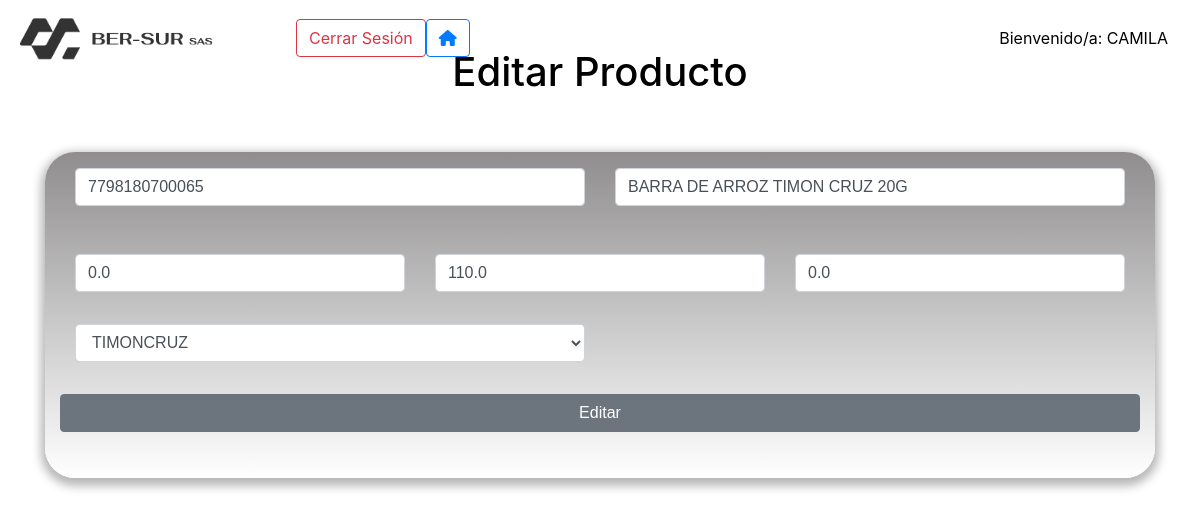
The app's page /editar-producto/11 (signed in) with its own data.
### base/models.py (models this page shows, shortened)
class User(AbstractUser):
    nombre = models.CharField(max_length=200, null=True)
    apellido = models.CharField(max_length=200, null=True)
    mail = models.EmailField(null=True, unique=True)
    direccion = models.TextField(max_length=200, null=True)
    telefono = models.CharField(max_length=20, null=True)
    fecha_nacimiento = models.DateTimeField(null=True, auto_now=False)
    dni = models.IntegerField(null=True)
    rol = models.ForeignKey(Rol, on_delete=models.CASCADE, null=True)
    es_activo = models.BooleanField(null=True)
    USERNAME_FIELD = 'mail'
    REQUIRED_FIELDS = ['username']

class Producto(models.Model):
    codigo = models.CharField(max_length=300)
    descripcion = models.TextField(max_length=300)
    precio_costo = models.FloatField(max_length=300)
    precio_venta = models.FloatField(max_length=300)
    precio_mayoreo = models.FloatField(max_length=300)
    proveedor = models.ForeignKey(Proveedor, on_delete=models.CASCADE)
    local = models.ForeignKey(Local, on_delete=models.CASCADE, null=True)

### base/views.py (the view, shortened to what this page needs)
@login_required(login_url='login')
def editar_producto(request, producto_id):
    producto = Producto.objects.get(id=producto_id)
    form_producto = ProductoForm(instance=producto)
    context = {"form_producto": form_producto}
    return render(request, 'base/editar_producto.html', context)

### base/Templates/base/editar_producto.html (shortened to what this page needs)
{% extends 'base/main.html' %} {% block content %}
{% include 'base/navbar.html' %}
<div class="container text-center mt-5">
    <h1>Editar Producto</h1>
    <div id="Section1">
    <form method="post">
        <div class="row py-3">
            <div class="col-6">
                <div class="form-group">
                    {{form_producto.codigo}}
                </div>
            </div>
            <div class="col-6">
                <div class="form-group">
                    {{form_producto.descripcion}}
                </div>
            </div>
        </div>
        <div class="row py-3">
            <div class="col-4">
                {{form_producto.precio_costo}}
            </div>
            <div class="col-4">
                {{form_producto.precio_venta}}
            </div>
            <div class="col-4">
                {{form_producto.precio_mayoreo}}
            </div>
        </div>
        <div class="row py-3">
            <div class="col-6">
                {{form_producto.proveedor}}
            </div>
        </div>
        <div class="row py-3">
            <button class="btn btn-secondary btn-block"> Editar </button>
        </div>
    </form>
    </div>
</div>
{% endblock %}

### base/Templates/base/navbar.html (shortened to what this page needs)
{% load static %}
<nav id="menu" class="navbar navbar-expand-lg navbar-light fixed-top bg-prima">
    <a class="navbar-brand" href="{% url 'home' %}">
        <img src="{% static 'images/logonegro.png' %}" width="200" height="50" alt="">
    </a>
    <div class="collapse navbar-collapse" id="navbarSupportedContent">
        <ul class="navbar-nav mr-auto">
            <li class="nav-item active">
                <imput class="nav-link " href="#" style="text-shadow: 1px 1px 1px black;">{{local.nombre}} <span class="sr-only">(current)</span></a>
            </li>
            <li class="nav-item">
                <imput class="nav-link" href="#" style="text-shadow: 1px 1px 1px black;">{{local.direccion}}</a>
            </li>
            <li class="nav-item">
                <imput class="nav-link" href="#" style="text-shadow: 1px 1px 1px black;">{{local.telefono}}</a>
            </li>
            <li class="nav-item">
                <imput class="nav-link" href="#" style="text-shadow: 1px 1px 1px black;">{{local.mail}}</a>
            </li>
            <li class="nav-item">
                <a class="btn btn-outline-danger my-2 my-sm-0" href="{% url 'logout' %}">Cerrar Sesión</a>
            </li>
            <li class="nav-item">
                <a class="btn btn-outline-primary my-2 my-sm-0" href="{% url 'home' %}"><i class="fa-solid fa-house"></i></a>
            </li>
        </ul>
        <form class="form-inline my-2 my-lg-0">
            <imput class="nav-link" href="#" style="text-color: black;">Bienvenido/a: {{request.user.username}}
        </form>
    </div>
</nav>

### base/static/styles/main.css (style rules this page uses)
body { color: black; }
#Section1 { background: linear-gradient( rgb(143, 141, 141), rgb(255, 255, 255)); border-radius: 30px; box-shadow: 0 2px 5px rgba(1, 1, 1, 0.7); overflow: hidden; padding-left: 30px; padding-right: 30px; padding-bottom: 30px; margin-top: 5%; margin-bottom: 5%; width: 100%; font-family: Arial, Helvetica, sans-serif; box-shadow: 0 4px 10px 4px rgba(18, 18, 18, 0.3) }

### records on screen
User: user.username "CAMILA"
Producto: codigo "7798180700065", descripcion "BARRA DE ARROZ TIMON CRUZ 20G", precio_costo "0.0", precio_venta "110.0", precio_mayoreo "0.0", proveedor "TIMONCRUZ"
